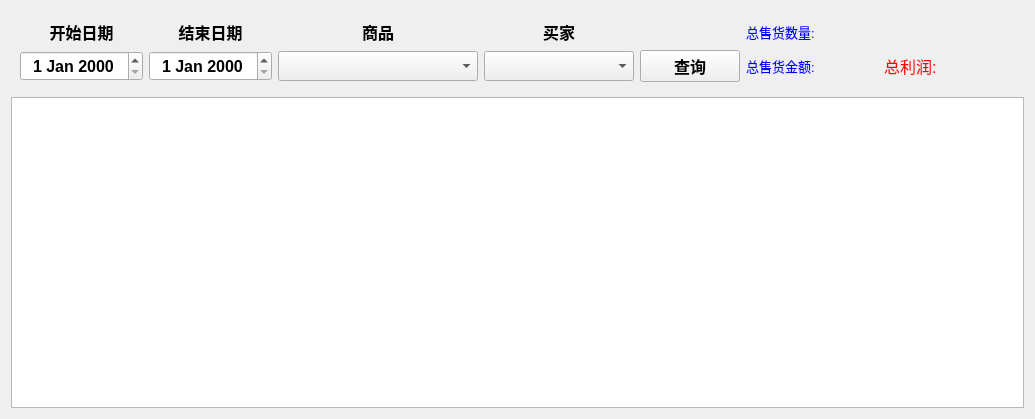
<?xml version="1.0" encoding="UTF-8"?>
<ui version="4.0">
 <class>Form</class>
 <widget class="QWidget" name="Form">
  <property name="geometry">
   <rect>
    <x>0</x>
    <y>0</y>
    <width>1035</width>
    <height>419</height>
   </rect>
  </property>
  <property name="windowTitle">
   <string>Form</string>
  </property>
  <layout class="QVBoxLayout" name="verticalLayout">
   <item>
    <widget class="QWidget" name="widget_3" native="true">
     <layout class="QGridLayout" name="gridLayout_6">
      <item row="1" column="6">
       <widget class="ExtendedComboBox" name="comboBoxOutputRecordBuyer">
        <property name="minimumSize">
         <size>
          <width>150</width>
          <height>30</height>
         </size>
        </property>
       </widget>
      </item>
      <item row="0" column="5">
       <widget class="QLabel" name="label_24">
        <property name="font">
         <font>
          <pointsize>12</pointsize>
          <weight>75</weight>
          <bold>true</bold>
         </font>
        </property>
        <property name="text">
         <string>商品</string>
        </property>
        <property name="alignment">
         <set>Qt::AlignCenter</set>
        </property>
       </widget>
      </item>
      <item row="0" column="2">
       <widget class="QLabel" name="label_23">
        <property name="font">
         <font>
          <pointsize>12</pointsize>
          <weight>75</weight>
          <bold>true</bold>
         </font>
        </property>
        <property name="text">
         <string>结束日期</string>
        </property>
        <property name="alignment">
         <set>Qt::AlignCenter</set>
        </property>
       </widget>
      </item>
      <item row="1" column="5">
       <widget class="ExtendedComboBox" name="comboBoxOutputRecordGoods">
        <property name="minimumSize">
         <size>
          <width>200</width>
          <height>30</height>
         </size>
        </property>
       </widget>
      </item>
      <item row="1" column="7">
       <widget class="QPushButton" name="pushButtonQueryOutputRecord">
        <property name="minimumSize">
         <size>
          <width>0</width>
          <height>30</height>
         </size>
        </property>
        <property name="maximumSize">
         <size>
          <width>100</width>
          <height>16777215</height>
         </size>
        </property>
        <property name="font">
         <font>
          <pointsize>12</pointsize>
          <weight>75</weight>
          <bold>true</bold>
         </font>
        </property>
        <property name="text">
         <string>查询</string>
        </property>
       </widget>
      </item>
      <item row="1" column="0">
       <widget class="CCustomDateEdit" name="dateEditBeginOutputRecord">
        <property name="minimumSize">
         <size>
          <width>0</width>
          <height>30</height>
         </size>
        </property>
        <property name="maximumSize">
         <size>
          <width>123</width>
          <height>16777215</height>
         </size>
        </property>
        <property name="font">
         <font>
          <pointsize>12</pointsize>
          <weight>75</weight>
          <bold>true</bold>
         </font>
        </property>
        <property name="alignment">
         <set>Qt::AlignCenter</set>
        </property>
       </widget>
      </item>
      <item row="0" column="6">
       <widget class="QLabel" name="label_26">
        <property name="font">
         <font>
          <pointsize>12</pointsize>
          <weight>75</weight>
          <bold>true</bold>
         </font>
        </property>
        <property name="text">
         <string>买家</string>
        </property>
        <property name="alignment">
         <set>Qt::AlignCenter</set>
        </property>
       </widget>
      </item>
      <item row="1" column="2">
       <widget class="CCustomDateEdit" name="dateEditEndOutputRecord">
        <property name="minimumSize">
         <size>
          <width>0</width>
          <height>30</height>
         </size>
        </property>
        <property name="maximumSize">
         <size>
          <width>123</width>
          <height>16777215</height>
         </size>
        </property>
        <property name="font">
         <font>
          <pointsize>12</pointsize>
          <weight>75</weight>
          <bold>true</bold>
         </font>
        </property>
        <property name="alignment">
         <set>Qt::AlignCenter</set>
        </property>
       </widget>
      </item>
      <item row="0" column="0">
       <widget class="QLabel" name="label_22">
        <property name="font">
         <font>
          <pointsize>12</pointsize>
          <weight>75</weight>
          <bold>true</bold>
         </font>
        </property>
        <property name="text">
         <string>开始日期</string>
        </property>
        <property name="alignment">
         <set>Qt::AlignCenter</set>
        </property>
       </widget>
      </item>
      <item row="1" column="8">
       <widget class="QLabel" name="labelAmount">
        <property name="font">
         <font>
          <pointsize>10</pointsize>
         </font>
        </property>
        <property name="styleSheet">
         <string notr="true">color:rgb(0, 0, 255)</string>
        </property>
        <property name="text">
         <string>总售货金额:</string>
        </property>
       </widget>
      </item>
      <item row="1" column="9">
       <widget class="QLabel" name="labelProfile">
        <property name="font">
         <font>
          <pointsize>12</pointsize>
         </font>
        </property>
        <property name="styleSheet">
         <string notr="true">color:rgb(255, 0, 0)</string>
        </property>
        <property name="text">
         <string>总利润:</string>
        </property>
       </widget>
      </item>
      <item row="0" column="8">
       <widget class="QLabel" name="labelNum">
        <property name="font">
         <font>
          <pointsize>10</pointsize>
         </font>
        </property>
        <property name="styleSheet">
         <string notr="true">color:rgb(0, 0, 255)</string>
        </property>
        <property name="text">
         <string>总售货数量:</string>
        </property>
       </widget>
      </item>
     </layout>
    </widget>
   </item>
   <item>
    <widget class="QTableWidget" name="tableWidgetOutputRecord">
     <property name="editTriggers">
      <set>QAbstractItemView::AnyKeyPressed|QAbstractItemView::EditKeyPressed</set>
     </property>
     <property name="sortingEnabled">
      <bool>true</bool>
     </property>
     <property name="rowCount">
      <number>0</number>
     </property>
     <property name="columnCount">
      <number>0</number>
     </property>
     <attribute name="verticalHeaderVisible">
      <bool>false</bool>
     </attribute>
    </widget>
   </item>
  </layout>
 </widget>
 <customwidgets>
  <customwidget>
   <class>CCustomDateEdit</class>
   <extends>QDateEdit</extends>
   <header location="global">lib.pubui</header>
  </customwidget>
  <customwidget>
   <class>ExtendedComboBox</class>
   <extends>QComboBox</extends>
   <header location="global">lib.pubui</header>
  </customwidget>
 </customwidgets>
 <resources/>
 <connections/>
</ui>
